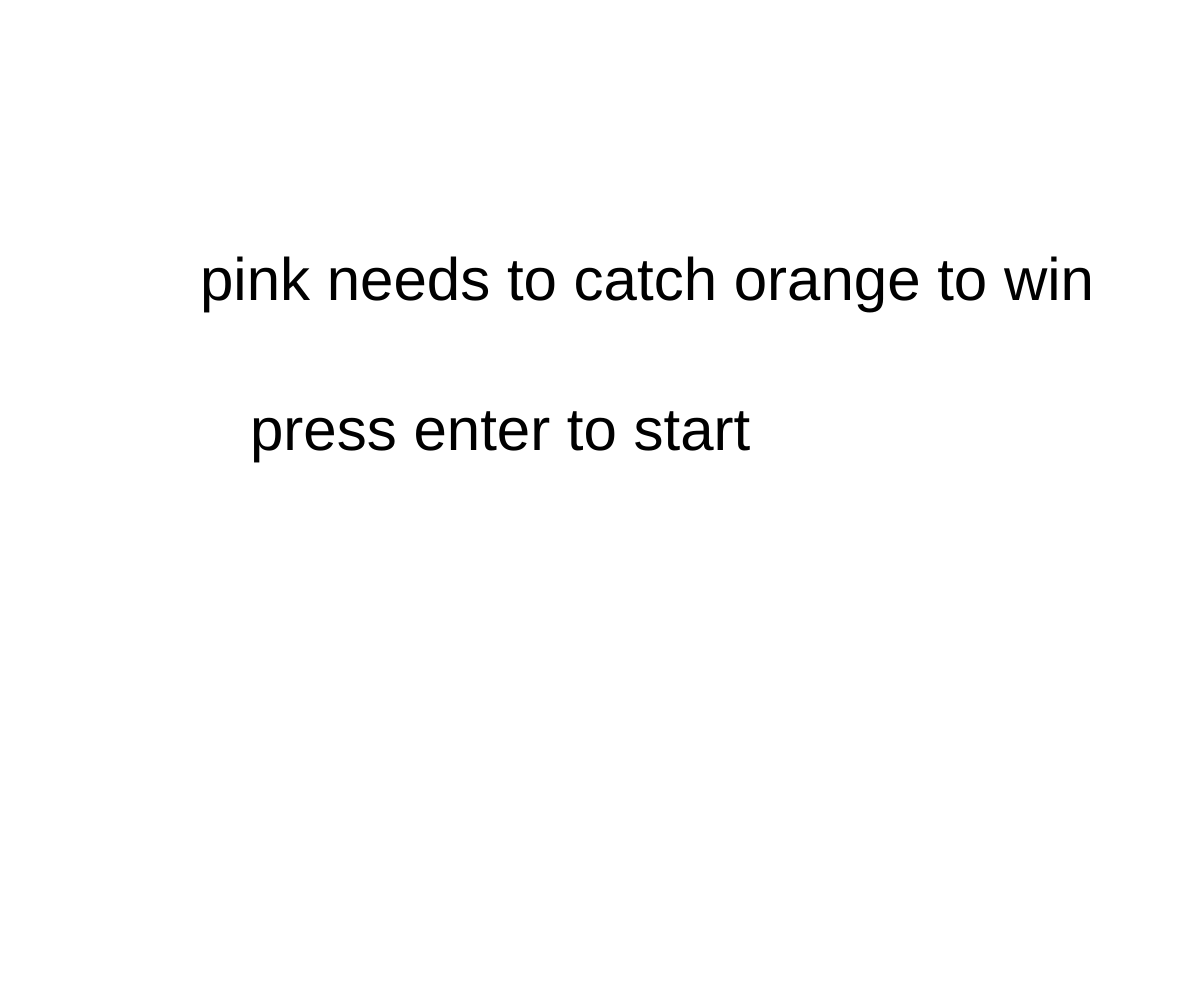
Frame 1 (no input)
Frame 60 (no input): identical to frame 1, image omitted
Frame 120 (the mouse pressed at the canvas centre since frame 60): identical to frame 1, image omitted

The p5.js sketch that drew this single still picture (run headless with seeded random() and noise() and a simulated clock; from frame 60 on, the mouse is pressed at the canvas centre):

// p5.js sketch
// ── sketch.js
let x=100;
let y=100;
let x2= 1180
let y2=100
let hit=false
let level=0;

function setup() {
//put set upcode here
  createCanvas(windowWidth, windowHeight);

  //background(0,255,178);

}
function draw(){

if(level===0){
  background(255);
  textSize(60);
  text('pink needs to catch orange to win',200,300);
  text('press enter to start',250,450);

  if(keyIsDown(13)){
    level+=1;

  }
}








//put drawing code here
if(level===1){

background(0,255,178);
fill(255,87,51);
ellipse(x,y,50,50);
fill(244, 66, 215)
ellipse(x2,y2,50,50)
hit = collideCircleCircle(x,y,50,x2,y2,50)


if (keyIsDown(LEFT_ARROW)){
x-=5;
}

if (keyIsDown(RIGHT_ARROW)){
  x+=5;

}

if (keyIsDown(UP_ARROW)){
y-=5;

}

if (keyIsDown(DOWN_ARROW)){
y+=5;

}

if (keyIsDown(65)){
x2-=5;

}

if (keyIsDown(68)){
  x2+=5;

}

if (keyIsDown(87)){
y2-=5;
}

if (keyIsDown(83)){
y2+=5;
}

  if (hit===true){
  level+=1;
  }
}

if (level===2){
  background(0);
  textSize(50);
  text('PINK WINS',300,300);
  textSize(45);
  text('PRESS ENTER TO MIGRATE TO FINAL SCREEN',200,450);

  if(keyIsDown(13)){
    level+=1;
  }

}

/*if(level===2){

  x3=100;
  y3=100;
  x4=1180;
  y4=100;

  background(0,255,178);
  fill(255,87,51);
  ellipse(x3,y3,50,50);
  fill(244, 66, 215)
  ellipse(x4,y4,50,50);
  hit = collideCircleCircle(x3,y3,50,x4,y4,50);


  if(hit){
    level+=1;

  }
  */


if(level===3){
background(201,207,30);
textSize(40);
text('YOU WIN AN HOUR AT THE LA SWINGERS CLUB',50,400);
text('curtosy of Jonhannessburg the fifth from the holy Swedish bible',50,600);

}






}
